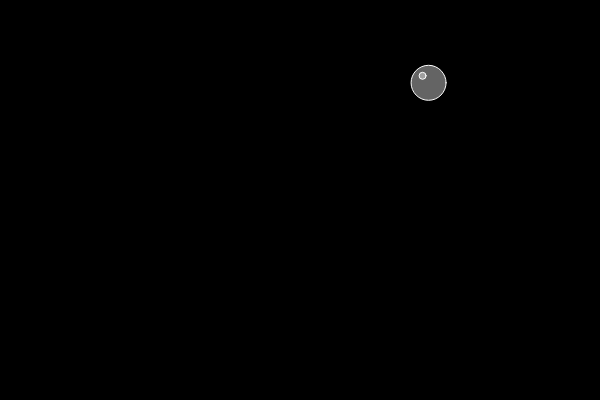
Frame 1 (no input)
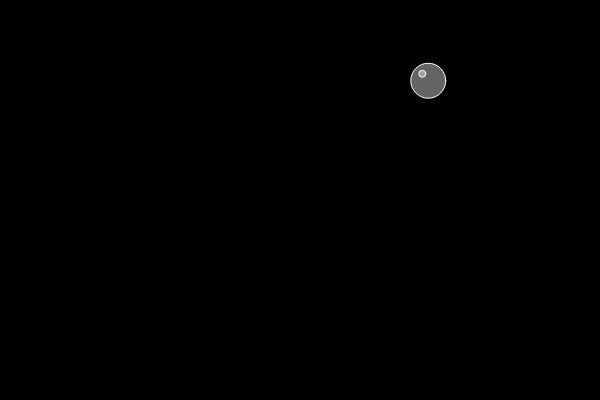
Frame 60 (no input)
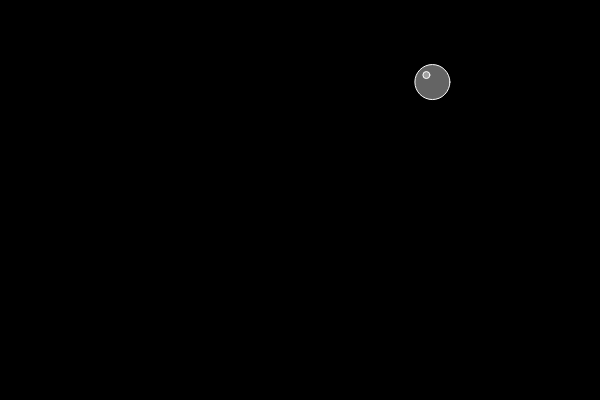
Frame 120 (the mouse pressed at the canvas centre since frame 60)

The p5.js sketch that drew these frames (run headless with seeded random() and noise() and a simulated clock; from frame 60 on, the mouse is pressed at the canvas centre):

// p5.js sketch
// ── sketch.js
function Bubble(x, y) {
  this.x = x;
  this.y = y;
  this.col = color(255, 100);

  this.display = function() {
    stroke(255);
    fill(this.col);
    ellipse(this.x, this.y, 35, 35);
    fill(255, 100);
    ellipse(this.x - 6, this.y - 7, 7, 7);
  }

  this.move = function() {
    this.x += random(-1, 1);
    this.y += random(-1, 1);
  }

  this.clicked = function() {
    this.col = color(255, 0, 200);
  }
}

var bubbles = [];

function setup() {
  createCanvas(600, 400);
  for (var i = 0; i < 1; i++) {
    bubbles[i] = new Bubble(random(width), random(height));
  }
  console.log(bubbles[0]);
}

function draw() {
  background(0);
  for (var i = 0; i < bubbles.length; i++) {
    bubbles[i].display();
    bubbles[i].move();
    // if (bubbles[i].x < 0 || bubbles[i].x > width || bubbles[i].y < 0 || bubbles.y > height) {
    //   bubbles[i].remove();
    // }
  }
  if (bubbles.length > 50) {
    bubbles.splice(0, 1);
  }
}

function mousePressed() {
  // bubbles.push(new Bubble(mouseX, mouseY));
  for (var i = 0; i < bubbles.length; i++) {
    if (dist(mouseX, mouseY, bubbles[i].x, bubbles[i].y) < 18) {
      bubbles[i].clicked();
    }
  }
}

function mouseDragged() {
  bubbles.push(new Bubble(mouseX, mouseY));
}
